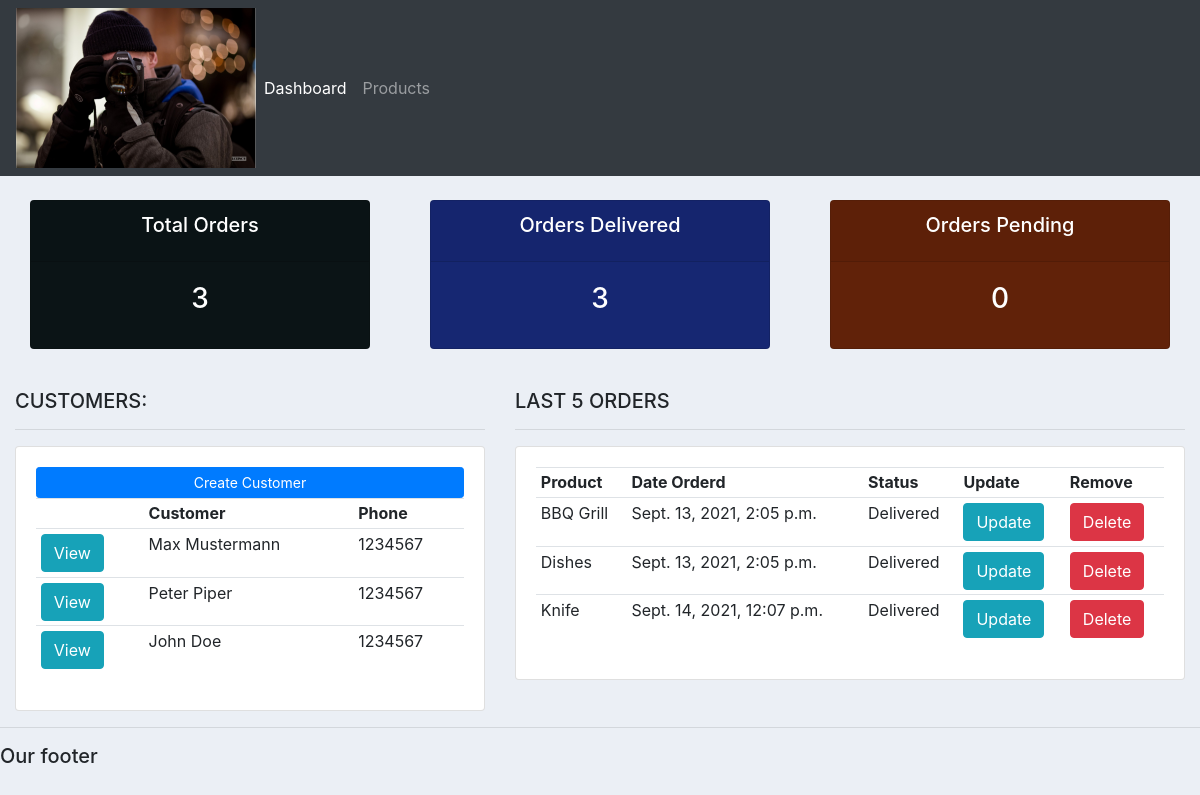
The app's page /, older data.
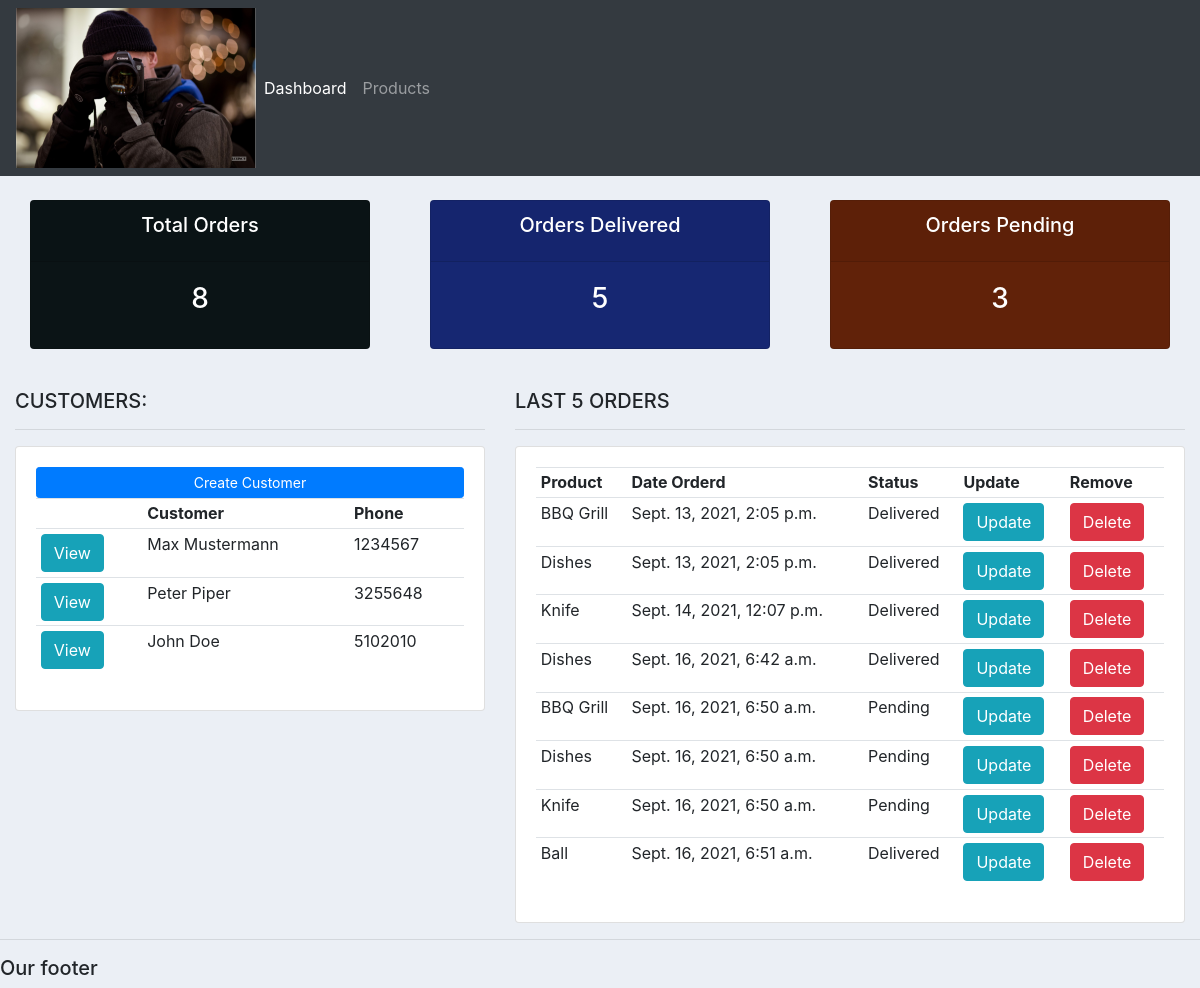
The same page, newer data.
### accounts/models.py (models this page shows, shortened)
class Customer(models.Model):
    name = models.CharField(max_length=200, null=True)
    phone = models.CharField(max_length=200, null=True)
    mobile = models.CharField(max_length=200, null=True)
    email = models.CharField(max_length=200, null=True)
    date_created = models.DateTimeField(auto_now_add=True, null=True)

class Order(models.Model):
    status_options = (
        ('Pending', 'Pending'),
        ('Out of delivery', 'Out of delivery'),
        ('Delivered', 'Delivered')
    )
    customer = models.ForeignKey(Customer, null=True, on_delete=models.SET_NULL)
    product = models.ForeignKey(Product, null=True, on_delete=models.SET_NULL)
    date_created = models.DateTimeField(auto_now_add=True, null=True)
    status = models.CharField(max_length=200, null=True, choices=status_options)
    note = models.CharField(max_length=200, null=True)

class Product(models.Model):
    category_options = (
        ('Indoor', 'Indoor'),
        ('Outdoor', 'Outdoor'),
    )
    name = models.CharField(max_length=200, null=True)
    price = models.FloatField(null=True)
    category = models.CharField(max_length=200, null=True, choices=category_options)
    description = models.CharField(max_length=200, null=True, blank=True)
    date_created = models.DateTimeField(auto_now_add=True, null=True)
    tags = models.ManyToManyField(Tag)
    def __str__(self):
        return self.name

### accounts/views.py (the view)
# urls.py: path('', views.home, name='home_url_name'),
def home(request):
    customers = Customer.objects.all()
    orders = Order.objects.all()
    total_orders = orders.count()
    delivered = orders.filter(status='Delivered').count()
    pending = orders.filter(status='Pending').count()
    context = {
        'customers': customers,
        'orders': orders,
        'total_orders': total_orders,
        'delivered': delivered,
        'pending': pending
    }
    return render(request, 'accounts/dashboard.html', context)

### accounts/templates/accounts/dashboard.html (shortened to what this page needs)
{%  extends 'accounts/main.html' %}
{% block content %}
{%  include 'accounts/status.html' %}
<br>
<div class="row">
	<div class="col-md-5">
		<h5>CUSTOMERS:</h5>
		<hr>
		<div class="card card-body">
			<a class="btn btn-primary  btn-sm btn-block" href="">Create Customer</a>
			<table class="table table-sm">
				<tr>
					<td></td>
					<th>Customer</th>
					<th>Phone</th>
				</tr>
				{% for customer in customers %}
				<tr>
					<td><a class="btn bt-sm btn-info" href="{% url 'customer_url_name' customer.id %}">View</a></td>
					<td>{{customer.name}}</td>
					<td>{{customer.phone}}</td>
				</tr>
				{% endfor %}
			</table>
		</div>
	</div>
	<div class="col-md-7">
		<h5>LAST 5 ORDERS</h5>
		<hr>
		<div class="card card-body">
			<table class="table table-sm">
				<tr>
					<th>Product</th>
					<th>Date Orderd</th>
					<th>Status</th>
					<th>Update</th>
					<th>Remove</th>
				</tr>
				{% for order in orders %}
				<tr>
					<td>{{order.product}}</td>
					<td>{{order.date_created}}</td>
					<td>{{order.status}}</td>
					<td><a class="btn bt-sm btn-info" href="{% url 'update_order_url_name' order.id %}">Update</a></td>
					<td><a class="btn bt-sm btn-danger" href="{% url 'delete_order_url_name' order.id %}">Delete</a></td>
				</tr>
				{% endfor %}
			</table>
		</div>
	</div>
</div>
{% endblock %}

### accounts/templates/accounts/main.html (shortened to what this page needs)
{% load static %}
<!DOCTYPE html>
<html>
<head>
	<link rel="stylesheet" href="https://stackpath.bootstrapcdn.com/bootstrap/4.3.1/css/bootstrap.min.css">
    <link rel="stylesheet" type="text/css" href="{% static 'css/main.css' %}">
</head>
<body>
	{%  include 'accounts/navbar.html' %}
	<div class="container-fluid">
	{% block content %}
	{% endblock %}
    </div>
	<hr>
	<h5>Our footer</h5>
</body>
</html>

### accounts/templates/accounts/navbar.html (shortened to what this page needs)
{% load static %}
<nav class="navbar navbar-expand-lg navbar-dark bg-dark">
    <img src={% static 'images/logo.png' %}>
    <div class="collapse navbar-collapse" id="navbarNav">
      <ul class="navbar-nav">
        <li class="nav-item active">
          <a class="nav-link" href="{% url 'home_url_name' %}">Dashboard</a>
        </li>
        <li class="nav-item">
          <a class="nav-link" href="{% url 'product_url_name' %}">Products</a>
        </li>
      </ul>
    </div>
  </nav>

### accounts/templates/accounts/status.html
<br>
<div class="row">
	<div class="col">
		<div class="col-md">
			<div class="card text-center text-white  mb-3" id="total-orders">
			  	<div class="card-header">
			  		<h5 class="card-title">Total Orders</h5>
			  	</div>
			  	<div class="card-body">
			    	<h3 class="card-title">{{total_orders}}</h3>
			  	</div>
			</div>
		</div>
	</div>
	<div class="col">
		<div class="col-md">
			<div class="card text-center text-white  mb-3" id="orders-delivered">
			  	<div class="card-header">
			  		<h5 class="card-title">Orders Delivered</h5>
			  	</div>
			  	<div class="card-body">
			    	<h3 class="card-title">{{delivered}}</h3>
			  	</div>
			</div>
		</div>
	</div>
	<div class="col">
		<div class="col-md">
			<div class="card text-center text-white  mb-3" id="orders-pending">
			  	<div class="card-header">
			  		<h5 class="card-title">Orders Pending</h5>
			  	</div>
			  	<div class="card-body">
			    	<h3 class="card-title">{{pending}}</h3>
			  	</div>
			</div>
		</div>
	</div>
</div>

### static/css/main.css (style rules this page uses)
body { background-color: #ebeff5; }
#total-orders { background-color: #0b1416; }
#orders-delivered { background-color: #162772; }
#orders-pending { background-color: #612209; }

Row changes from the older to the newer data that the page shows:
changed Customer "Peter Piper": phone "1234567" → "3255648"
changed Customer "John Doe": phone "1234567" → "5102010"
added Order: product "Dishes", date_created "Sept. 16, 2021, 6:42 a.m.", status "Delivered"
added Order: product "BBQ Grill", date_created "Sept. 16, 2021, 6:50 a.m.", status "Pending"
added Order: product "Dishes", date_created "Sept. 16, 2021, 6:50 a.m.", status "Pending"
added Order: product "Knife", date_created "Sept. 16, 2021, 6:50 a.m.", status "Pending"
added Order: product "Ball", date_created "Sept. 16, 2021, 6:51 a.m.", status "Delivered"
Text that changed along with them:
{{ total_orders }}: "3" → "8"
{{ delivered }}: "3" → "5"
{{ pending }}: "0" → "3"
